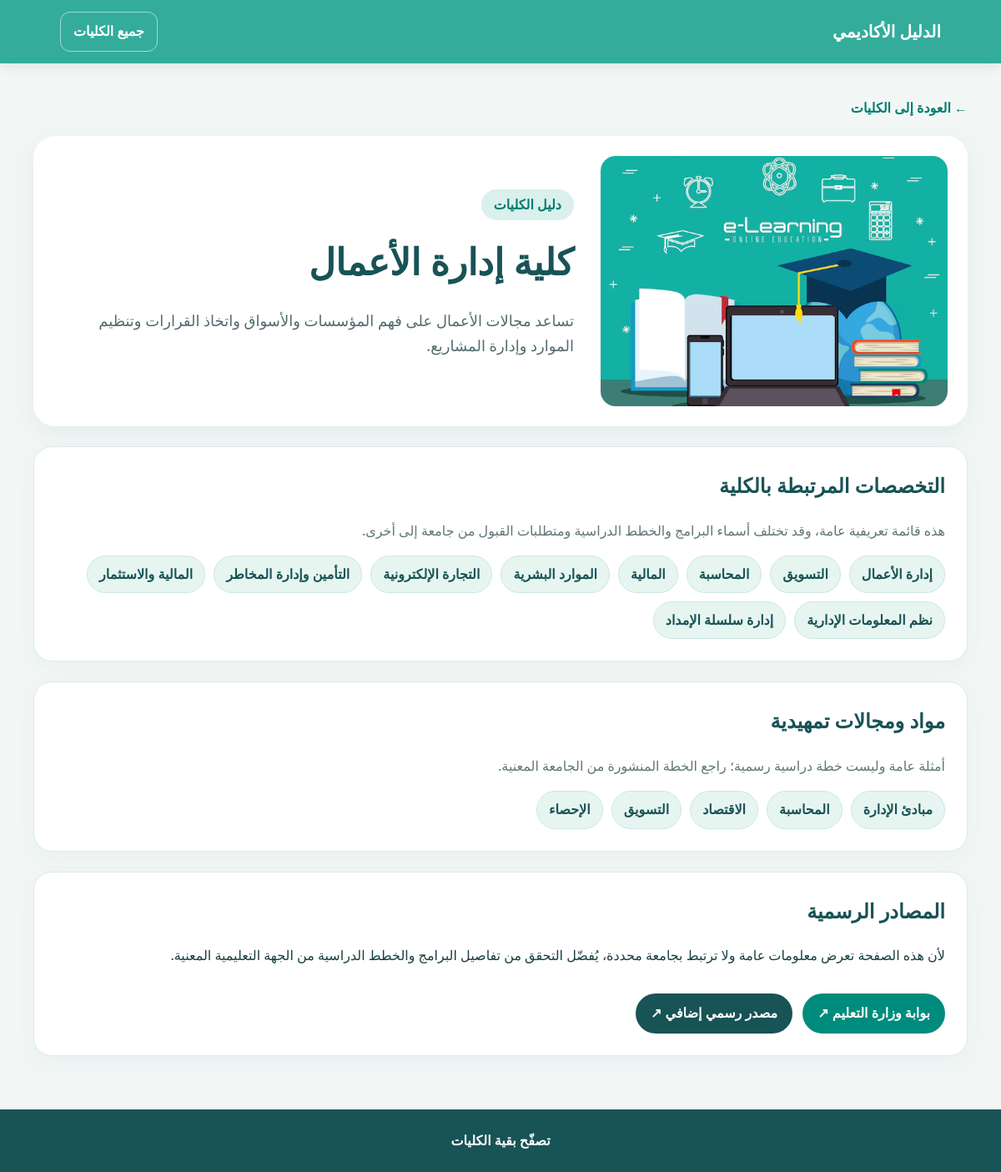
The page /colleges/business-administration on the database its author committed.
### tables this page shows
CREATE TABLE colleges (id INTEGER PRIMARY KEY AUTOINCREMENT, slug TEXT NOT NULL UNIQUE, name TEXT NOT NULL UNIQUE, short_description TEXT NOT NULL DEFAULT '', description TEXT NOT NULL DEFAULT '', majors_json TEXT NOT NULL DEFAULT '[]', subjects_json TEXT NOT NULL DEFAULT '[]', image_path TEXT NOT NULL DEFAULT 'images/graduation-cap-sits.webp', official_url TEXT, source_url TEXT, is_active INTEGER NOT NULL DEFAULT 1, created_at TEXT NOT NULL DEFAULT CURRENT_TIMESTAMP, updated_at TEXT NOT NULL DEFAULT CURRENT_TIMESTAMP);

### flask_projct.py (the view)
@app.route("/colleges/<slug>")
def college_details(slug):
    conn=sqlite3.connect(DATABASE_PATH); conn.row_factory=sqlite3.Row
    row=conn.execute("SELECT * FROM colleges WHERE slug=? AND is_active=1",(slug,)).fetchone()
    conn.close()
    if row is None:
        from flask import abort
        abort(404)
    college=dict(row)
    college["majors"]=json.loads(college.get("majors_json") or "[]")
    college["subjects"]=json.loads(college.get("subjects_json") or "[]")
    return render_template("college_details.html", college=college)

### templates/college_details.html (shortened to what this page needs)
<!DOCTYPE html>
<html lang="ar" dir="rtl">
<head>
  <link rel="stylesheet" href="{{ url_for('static', filename='colleges.css') }}">
</head>
<body>
<header class="page-header"><a class="brand" href="{{ url_for('home') }}">الدليل الأكاديمي</a><a class="back-link" href="{{ url_for('colleges_page') }}">جميع الكليات</a></header>
<main class="page-wrap details-wrap">
  <a class="text-back" href="{{ url_for('colleges_page') }}">← العودة إلى الكليات</a>
  <section class="details-hero">
    <img src="{{ url_for('static', filename=college['image_path']) }}" alt="{{ college['name'] }}">
    <div><span class="details-kicker">دليل الكليات</span><h1>{{ college['name'] }}</h1><p>{{ college['description'] }}</p></div>
  </section>
  <section class="info-panel"><h2>التخصصات المرتبطة بالكلية</h2><p class="section-note">هذه قائمة تعريفية عامة، وقد تختلف أسماء البرامج والخطط الدراسية ومتطلبات القبول من جامعة إلى أخرى.</p>
    <div class="major-list">{% for major in college['majors'] %}<span>{{ major }}</span>{% else %}<p>لم تُضف تخصصات لهذه الكلية بعد.</p>{% endfor %}</div>
  </section>
  <section class="info-panel">
    <h2>مواد ومجالات تمهيدية</h2>
    <p class="section-note">أمثلة عامة وليست خطة دراسية رسمية؛ راجع الخطة المنشورة من الجامعة المعنية.</p>
    <div class="major-list">{% for subject in college['subjects'] %}<span>{{ subject }}</span>{% else %}<p>لم تُضف مواد تمهيدية بعد.</p>{% endfor %}</div>
  </section>
  <section class="info-panel"><h2>المصادر الرسمية</h2>
    <p>لأن هذه الصفحة تعرض معلومات عامة ولا ترتبط بجامعة محددة، يُفضّل التحقق من تفاصيل البرامج والخطط الدراسية من الجهة التعليمية المعنية.</p>
    {% if college['official_url'] %}<a class="action-link" href="{{ college['official_url'] }}" target="_blank" rel="noopener noreferrer">بوابة وزارة التعليم ↗</a>{% endif %}
    {% if college['source_url'] %}<a class="source-link" href="{{ college['source_url'] }}" target="_blank" rel="noopener noreferrer">مصدر رسمي إضافي ↗</a>{% endif %}
  </section>
</main>
<footer class="page-footer"><a href="{{ url_for('colleges_page') }}">تصفّح بقية الكليات</a></footer>
</body></html>

### static/colleges.css (style rules this page uses)
* { box-sizing: border-box; }
body { margin: 0; background: #f2f7f6; color: #193f42; font-family: "Segoe UI", Tahoma, Arial, sans-serif; line-height: 1.7; }
.page-header { height: 76px; background: #2fab99; color: #fff; display: flex; align-items: center; justify-content: space-between; padding: 0 clamp(18px, 6vw, 80px); box-shadow: 0 3px 14px #164e501c; }
.page-header a { color: #fff; text-decoration: none; font-weight: 700; }
.brand { font-size: 22px; }
.back-link { padding: 8px 16px; border: 1px solid #ffffff88; border-radius: 999px; }
.page-wrap { width: min(1120px, 92%); margin: 40px auto 64px; }
.page-intro span, .details-kicker { display: inline-block; color: #007c70; background: #d9f0ec; padding: 5px 15px; border-radius: 999px; font-weight: 700; }
.page-intro h1, .details-hero h1 { color: #185356; font-size: clamp(30px, 4vw, 44px); margin: 12px 0; }
.action-link, .source-link { display: inline-flex; gap: 8px; align-items: center; text-decoration: none; background: #008c7c; color: #fff; padding: 10px 18px; border-radius: 999px; font-weight: 700; margin-top: 16px; }
.page-footer { text-align: center; background: #185356; padding: 24px; }
.page-footer a { color: #fff; text-decoration: none; font-weight: 700; }
.text-back { display: inline-block; color: #007c70; text-decoration: none; font-weight: 700; margin-bottom: 20px; }
.details-hero { display: grid; grid-template-columns: minmax(250px, 0.8fr) 1.2fr; gap: 32px; align-items: center; background: #fff; border-radius: 26px; padding: 24px; box-shadow: 0 8px 28px #18535612; }
.details-hero img { width: 100%; height: 300px; object-fit: cover; border-radius: 18px; }
.details-hero p { font-size: 18px; color: #526b6d; }
.info-panel { background: #fff; border-radius: 22px; padding: 26px; margin-top: 24px; box-shadow: 0 8px 24px #1853560d; }
.info-panel h2 { margin-top: 0; color: #185356; }
.section-note { color: #607779; }
.major-list { display: flex; flex-wrap: wrap; gap: 10px; }
.major-list span { background: #e4f4f1; color: #185356; border: 1px solid #c8e7e1; padding: 8px 14px; border-radius: 999px; font-weight: 600; }
.source-link { background: #185356; margin-inline-start: 8px; }
.page-header { position: sticky; top: 0; z-index: 100; background: rgba(47, 171, 153, 0.98); backdrop-filter: blur(10px); }
.page-header .brand { font-size: 1.25rem; }
.page-header .back-link { border: 1px solid #ffffff88; border-radius: 12px; padding: 9px 15px; }
.page-wrap { width: min(1120px, calc(100% - 40px)); }
.major-list span { background: #e7f5f1; color: #185356; border: 1px solid #cce7e1; border-radius: 999px; padding: 8px 14px; font-weight: 700; }
.info-panel { border: 1px solid #dcebe8; border-radius: 22px; box-shadow: 0 8px 26px #1853560b; }

### rows shown on the page
colleges: image_path (picture), name "كلية إدارة الأعمال", description "تساعد مجالات الأعمال على فهم المؤسسات والأسواق واتخاذ القرارات وتنظيم الموارد وإدارة المشاريع."

### other values the page prints
{{ major }} "إدارة الأعمال" "التسويق" "المحاسبة" "المالية" "الموارد البشرية" "التجارة الإلكترونية" "التأمين وإدارة المخاطر" "المالية والاستثمار" "نظم المعلومات الإدارية" "إدارة سلسلة الإمداد"
{{ subject }} "مبادئ الإدارة" "المحاسبة" "الاقتصاد" "التسويق" "الإحصاء"
